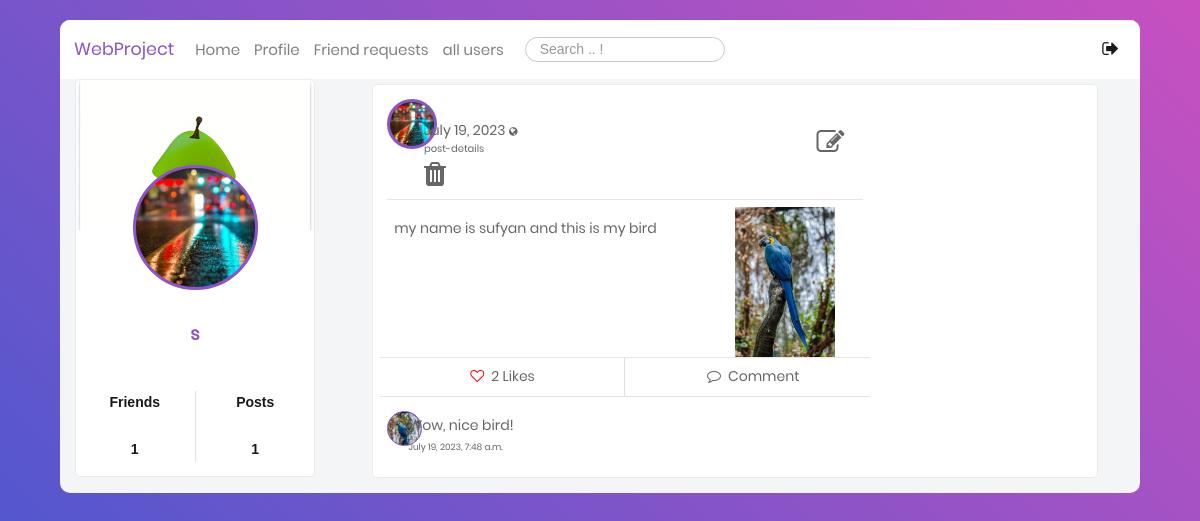
The app's page /79868f2e-1f00-11ee-befa-10f00549102d/ (signed in), older data.
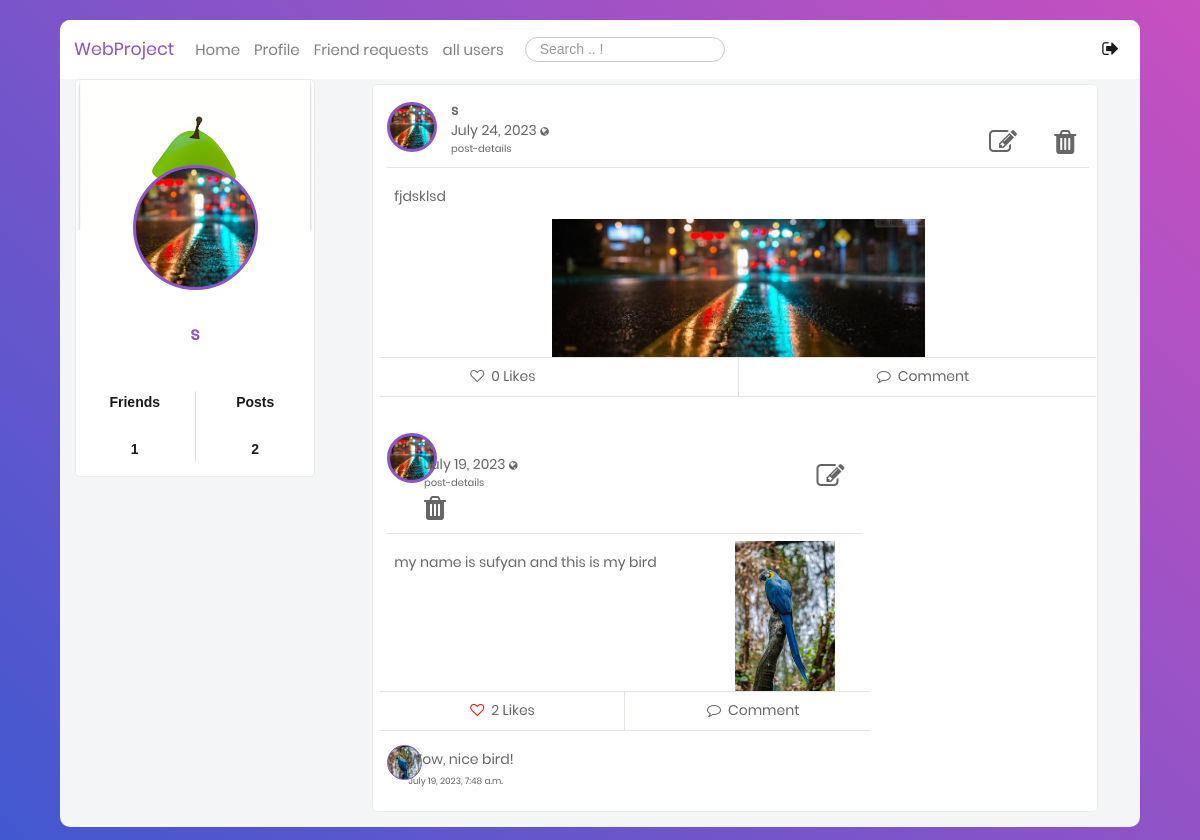
The same page, newer data.
### users/models.py (models this page shows, shortened)
class Profile(models.Model):
    user = models.OneToOneField(User, on_delete=models.CASCADE)
    image = models.ImageField(default='default.jpg', upload_to='profile_pics')
    bgimage = models.ImageField(default='default.jpg', upload_to='bg_pics')
    friends = models.ManyToManyField(User, blank=True, related_name='friends')
    slug = models.SlugField(unique=True,default=uuid.uuid1)
    forget_password_token= models.CharField(max_length=100)
    updated = models.DateTimeField( auto_now=True)
    created = models.DateTimeField( auto_now_add=True)
    objects = ProfileManager()
    def get_friends_no(self):
        return self.friends.all().count()
    def get_posts_no(self):
        return self.posts.all().count()
    def get_all_authors_posts(self):
        return self.posts.all()

### blog/models.py (models this page shows, shortened)
class Post(models.Model):
    content = models.TextField()
    date_posted = models.DateTimeField(default = timezone.now)
    author = models.ForeignKey(User,on_delete=models.CASCADE)
    post_image = models.ImageField(null=True, blank=True, upload_to="images/")
    liked = models.ManyToManyField(Profile, blank=True, related_name='likes')
    updated = models.DateTimeField( auto_now=True)
    created = models.DateTimeField( auto_now_add=True)
    author = models.ForeignKey(Profile, on_delete=models.CASCADE, related_name='posts')
    def num_likes(self):
        return self.liked.all().count()
    class Meta:
        ordering = ('-created',)

class Comment(models.Model):
    user = models.ForeignKey(Profile, on_delete=models.CASCADE)
    post = models.ForeignKey(Post, on_delete=models.CASCADE)
    body = models.CharField(max_length=300)
    liked = models.ManyToManyField(Post, blank=True, related_name='likes')
    updated = models.DateTimeField(auto_now=True)
    created = models.DateTimeField(auto_now_add=True)

### users/views.py (the view)
# urls.py: path('<slug>/', views.ProfileDetailView.as_view(), name="profile-detail-view"),
class ProfileDetailView(LoginRequiredMixin, DetailView):
    model = Profile
    template_name = "users/detail.html"
    def get_context_data(self, **kwargs):
        context = super().get_context_data(**kwargs)
        user = User.objects.get(username__iexact=self.request.user)
        profile = Profile.objects.get(user=user)
        rel_r = Relationship.objects.filter(sender=profile)
        rel_s = Relationship.objects.filter(receiver=profile)
        rel_receiver = []
        rel_sender = []
        for item in rel_r:
            rel_receiver.append(item.receiver.user)
        for item in rel_s:
            rel_sender.append(item.sender.user)
        context["rel_receiver"] = rel_receiver
        context["rel_sender"] = rel_sender
        context["posts"] = self.get_object().get_all_authors_posts()
        context["len_posts"] = (
            True if len(self.get_object().get_all_authors_posts()) > 0 else False
        )
        context["profile"] = profile
        context["user"] = user
        return context

### users/templates/users/detail.html (shortened to what this page needs)
{% extends 'blog/base.html' %}
{% block content %}
<div class="container mt-5" style="width:70%">
  <div class="row">
    <div class="col">
      <div class="main-block">
<div class="ui grid" style="padding-left: 5%;">
    <br>
    <div class="row">
            {% if len_posts %}
                {% include 'users/post-list2.html' %}
            {% endif %}
    </div>
</div></div></div></div></div>
{% endblock content %}

### blog/templates/blog/base.html (shortened to what the changed rows need)
{% load static %}
<!DOCTYPE html>
<html class="no-js" lang="en">
  <head>
             <link
      rel="stylesheet"
      type="text/css"
      href="https://cdnjs.cloudflare.com/ajax/libs/semantic-ui/2.2.14/semantic.min.css"
    />
    <link
      rel="stylesheet"
      href="{% static 'blog/css/vendor/bootstrap.min.css' %} "
    />
    <link
      rel="stylesheet"
      href="{% static 'blog/css/vendor/font-awesome.min.css' %}"
    />
    <link rel="stylesheet" href="{% static 'blog/css/vendor/animate.css' %}" />
    <link
      rel="stylesheet"
      href="{% static 'blog/css/vendor/hamburgers.min.css' %}"
    />
    <link rel="stylesheet" href="{% static 'blog/css/util.css' %}" />
    <link rel="stylesheet" href="{% static 'blog/css/normalize.css' %}" />
    <link rel="stylesheet" href="{% static 'blog/css/main.css' %}" />
  </head>
  <body>
    <div class="limiter">
      <div class="container-login100" style="align-items: flex-start;">
        <div class="wrap-main">
          <div class="container-fluid">
            <div class="row">
              <div class="col-sm-3 mobile-hidden">
          <div class="main-block">
            <div
              class="coverPicture"
              style="background: url('{{ user.profile.bgimage.url }}');"
            ></div>
            <div
              class="profilePicture"
              style="background: url('{{ user.profile.image.url }}');"
            ></div>
            <div class="FullName text-center fs-18 ProjectColor">
              {{ user }}
            </div>
            <div class="row statistic text-center fs-16 p-3">
              <div class="col">
                <p>Friends</p>
                <br />
                <p>{{ user.profile.get_friends_no }}</p>
              </div>
              <div class="col border-left">
                <p>Posts</p>
                <br />
                <p>{{ user.profile.get_posts_no }}</p>
              </div>
            </div>
          </div>
        </div>
        {% block content %} {% endblock content %}
            </div>
          </div>
        </div>
      </div>
    </div>
  </body>
</html>

### users/templates/users/post-list2.html (shortened to what the changed rows need)
{% for post in posts %}
          <div class="main-block post-with-photo" style="border: none;" id="post-list">
            <div class="Post-Box">
              <div class="header row" style="width: 144%">
                <div class="col-1" style=" padding-top: 1%;">
                  <div class="pt-2 pl-2 d-inline-block">
                    <div
                      class="Profile-Picture"
                      style="background: url('{{ post.author.image.url }}') "
                    ></div>
                  </div>
                </div>
                <div class="col-8 p-l-0">
                  <div class="UserName d-inline-block mt-3" >
                    <p>
            <a
              href="{% url 'profile-detail-view' post.author.slug %}"
              class="font-weight-bold"
              >{{ post.author.user }}</a
            >
          </p>
                    <p class="lh-1-2">
                     {{ post.date_posted|date:"F d, Y" }}
                      <i
                        class="fa fa-globe fs-10"
                        data-toggle="tooltip"
                        data-placement="top"
                        title="Public"
                      ></i>
                      <br />
                      <a href=" {%url 'post-detail' post.id%} " class="fs-10"
                        >post-details</a
                      >
                    </p>
                  </div>
                 <div style="display: inline; padding-left: 60%">
            {% if request.user == post.author.user %}
            <a href="{% url 'post-update' post.pk %}" style="padding: 5%"
              ><i class="fa fa-edit fa-2x"></i
            ></a>
            <a href="{% url 'post-delete' post.pk %}"
              ><i class="fa fa-trash fa-2x" aria-hidden="true"></i
            ></a>
            {% endif %}
          </div>
                </div>
              </div>
              <hr class="m-2" />
    <div class="body row">
      <div class="details col">
        <p class="px-3" style="padding: 10px">{{ post.content }}</p>
      </div>
    {% if post.post_image %}
      <div style="text-align: center">
        <img
          src="{{ post.post_image.url }}"
          alt=""
          style="max-width: 50%; height: auto"
        />
      </div>
      {% endif %}
              </div>
              <hr class="mt-0 mb-0" />
              <div class="footer">
                <div class="row action-btn">
                  <div class="col">
                    <form method="POST" action="{% url 'like-post-view' %}">
                      {% if profile not in post.liked.all %}
                      <button
                        style="
                          background-color: transparent;
                          border: none;
                          box-shadow: none;
                        "
                        type="submit"
                      >
                        <p class="py-2 footer-btn" style="padding-left: 90px">
                          <i class="fa fa-heart-o" aria-hidden="true"></i>
                          <span class="px-1"> {{ post.num_likes }} Likes</span>
                        </p>
                      </button>
                      {% else %}
                      <button
                        style="
                          background-color: transparent;
                          border: none;
                          box-shadow: none;
                        "
                        type="submit"
                      >
                        <p class="py-2 footer-btn" style="padding-left: 90px">
                          <i
                            class="fa fa-heart-o"
                            aria-hidden="true"
                            style="color: red"
                          ></i>
                          <span class="px-1"> {{ post.num_likes }} Likes</span>
                        </p>
                      </button>
                      {% endif %}
                    </form>
                  </div>
                  <div class="col border-left">
                    <p class="py-2 footer-btn text-center">
                      <a href=" {%url 'post-detail' post.id%} "
                        ><i class="fa fa-comment-o" aria-hidden="true"></i>
                        <span class="px-1"> Comment</span></a
                      >
                    </p>
                  </div>
                </div>
                <hr class="mt-0 mb-2" />
                <div class="row comment-list">
                  {% for c in post.comment_set.all %}
                  <div class="add-comment col-12 pt-0">
                    <div class="row">
                      <div class="col-1" style="padding-right: 7%;">
                        <div class="pt-2 pl-2 d-inline-block">
                          <div
                            class="Profile-Picture-Comment"
                            style="background: url('{{ c.user.image.url }}'); "
                          ></div>
                        </div>
                      </div>
                      <div class="col-10 pl-0">
                        <div class="row pr-2 pt-2 pb-2 pl-0">
                          <div class="col pl-0">
                            <p class="pt-1 pl-2 pb-0 fs-14">{{c.body}}</p>
                            <p class="p-0 pl-2 fs-10">
                              <span class="fs-9">{{ c.created }}</span>
                            </p>
                          </div>
                        </div>
                      </div>
                    </div>
                  </div>
                  {% endfor %}
                </div>
                </div>
              </div>
            </div>
            {% endfor %}

Row changes from the older to the newer data that the page shows:
added Post: author.image (picture), author.user "s", date_posted "July 24, 2023", content "fjdsklsd", post_image (picture), num_likes "0"
Text that changed along with them:
{{ user.profile.get_posts_no }}: "1" → "2"
